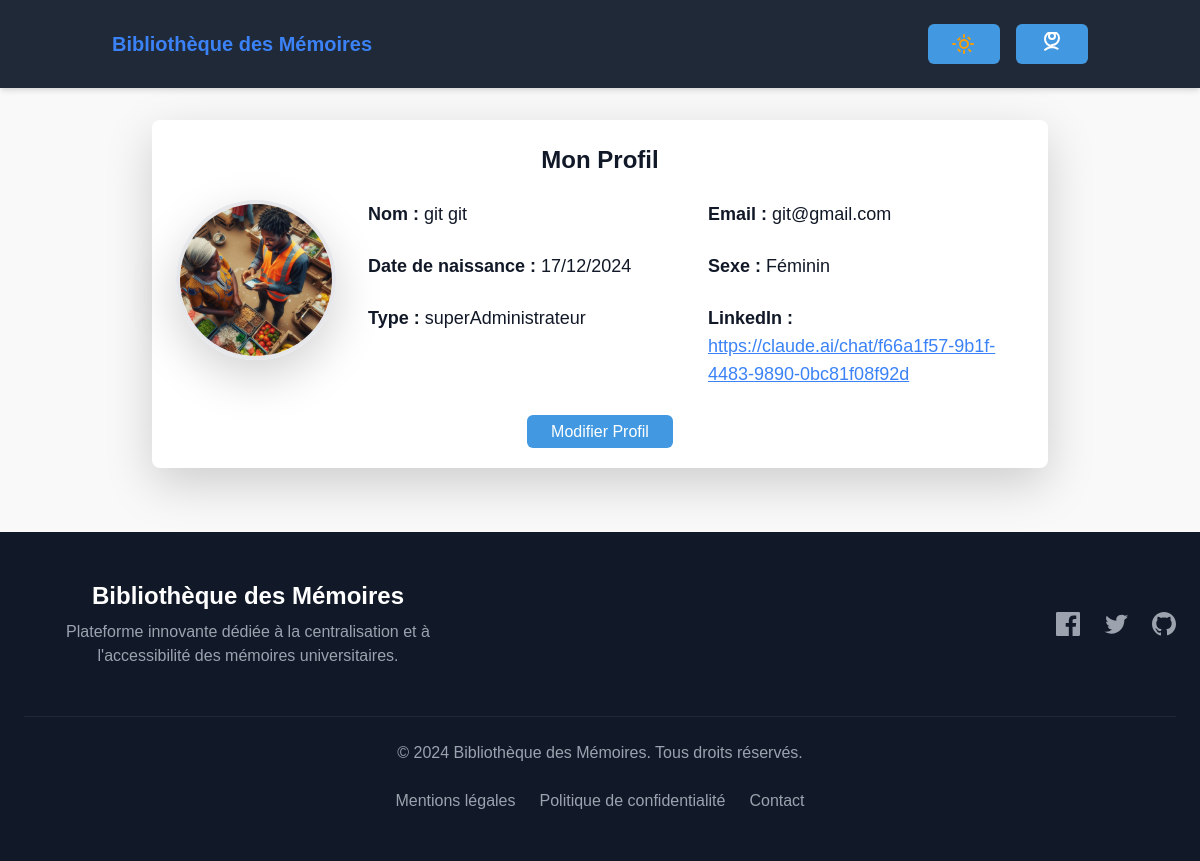
The app's page /profil (signed in), older data.
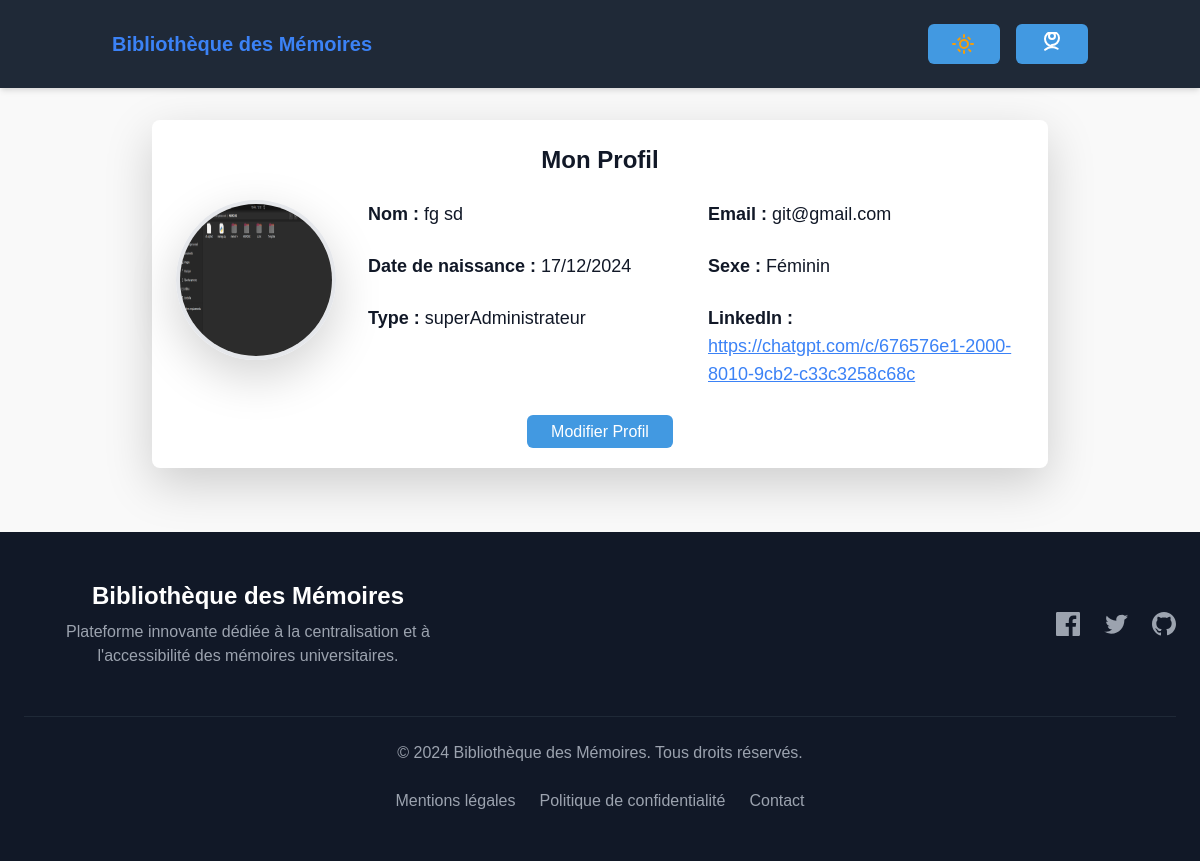
The same page, newer data.
### memoire/models.py (models this page shows, shortened)
class UserProfile(models.Model):
    SEXE_CHOICES = [
        ('M', 'Masculin'),
        ('F', 'Féminin'),
        ('A', 'Autre'),
    ]
    TYPE_CHOICES = [
        ('standard', 'Standard'),
        ('admin', 'Administrateur'),
        ('superadmin', 'superAdministrateur'),
    ]
    nom = models.CharField(max_length=100)
    prenom = models.CharField(max_length=100)
    birthday = models.DateField()
    sexe = models.CharField(max_length=1, choices=SEXE_CHOICES)
    email = models.EmailField(unique=True)
    type = models.CharField(max_length=10, choices=TYPE_CHOICES)
    realisation_linkedin = models.URLField(max_length=200, blank=True, null=True)
    photo_profil = models.ImageField(upload_to='photos_profil/', blank=True, null=True)
    password = models.CharField(max_length=128)

### memoire/views.py (the view)
# urls.py: path('profil',  profil,name="profil"),
def profil(request):
    try:
        idp=request.session['user_id']
        user = UserProfile.objects.get(id=idp)
    except:
        return redirect("logout")
    return render(request, 'profil.html', {'user': user})

### Template/profil.html
{% extends "base.html" %}
{% block content %}
<div class="p-6 bg-white dark:bg-gray-800 text-gray-900 dark:text-gray-100 rounded-lg shadow-lg transition max-w-4xl mx-auto mt-8">
    <h2 class="text-2xl font-bold mb-6 text-center">Mon Profil</h2>
    <div class="flex flex-col md:flex-row items-center md:items-start space-y-6 md:space-y-0 md:space-x-8">
        {% if user.photo_profil %}
        <div class="flex-shrink-0">
            <img src="{{ user.photo_profil.url }}" alt="Avatar"
                 class="w-32 h-32 md:w-40 md:h-40 rounded-full border-4 border-gray-200 dark:border-gray-700 shadow-lg">
        </div>
            {% endif %}
        <div class="flex-grow">
            <div class="grid grid-cols-1 sm:grid-cols-2 gap-4">
                <div>
                    <p class="text-lg font-medium"><strong>Nom :</strong> {{ user.nom }} {{ user.prenom }}</p>
                </div>
                <div>
                    <p class="text-lg font-medium"><strong>Email :</strong> {{ user.email }}</p>
                </div>
                <div>
                    <p class="text-lg font-medium"><strong>Date de naissance :</strong> {{ user.birthday|date:"d/m/Y" }}</p>
                </div>
                <div>
                    <p class="text-lg font-medium"><strong>Sexe :</strong> {{ user.get_sexe_display }}</p>
                </div>
                <div>
                    <p class="text-lg font-medium"><strong>Type :</strong> {{ user.get_type_display }}</p>
                </div>
                <div>
                    <p class="text-lg font-medium"><strong>LinkedIn :</strong>
                        <a href="{{ user.realisation_linkedin }}" target="_blank" class="text-blue-500 underline">
                            {{ user.realisation_linkedin }}
                        </a>
                    </p>
                </div>
            </div>
        </div>
    </div>
    <div class="mt-8 text-center">
        <a href="{% url 'edit_profile' %}"
           class="btn-primary px-6 py-2 rounded-md bg-blue-500 text-white hover:bg-blue-600 transition">
            Modifier Profil
        </a>
    </div>
</div>
{% endblock content %}

### Template/base.html (shortened to what this page needs)
{% load static %}
<!DOCTYPE html>
<html lang="fr" class="scroll-smooth">
<head>
    <link href="https://cdn.jsdelivr.net/npm/bootstrap@5.2.3/dist/css/bootstrap.min.css" rel="stylesheet">
    <link rel="stylesheet" href="https://cdn.jsdelivr.net/npm/bootstrap@5.3.0-alpha1/dist/css/bootstrap.min.css">
    <link href="https://cdn.jsdelivr.net/npm/bootstrap@5.3.0/dist/css/bootstrap.min.css" rel="stylesheet">
    <link href="https://cdn.jsdelivr.net/npm/tailwindcss@2.2.19/dist/tailwind.min.css" rel="stylesheet">
    <link rel="stylesheet" href="https://cdn.datatables.net/1.11.5/css/jquery.dataTables.min.css">
    <link rel="stylesheet" href="https://cdnjs.cloudflare.com/ajax/libs/font-awesome/6.0.0-beta3/css/all.min.css">
</head>
<body x-data="{ loading: true, darkMode: localStorage.getItem('darkMode') === 'true' }" :class="{ 'dark': darkMode }" x-init="window.onload = () => loading = false">
    <header class="bg-gray-800 dark:bg-gray-900 text-white shadow-md">
        <div class="container mx-auto px-4 py-4 flex justify-between items-center">
            <h1 class="text-xl font-bold text-blue-500 dark:text-teal-400">Bibliothèque des Mémoires</h1>
            <div class="flex items-center space-x-4">
                <button @click="darkMode = !darkMode" class="btn-primary px-4 py-2 rounded-md flex items-center">
                </button>
                {% block account %}
<div class="relative" x-data="{ accountMenu: false }">
    <button @click="accountMenu = !accountMenu"
            class="btn-primary px-4 py-2 rounded-md flex items-center space-x-2">
    </button>
</div>
{% endblock account %}
    </header>
{% block content %}
    {% endblock content %}
    <footer class="bg-gray-900 py-12 mt-16">
        <div class="container mx-auto px-4 max-w-7xl">
            <div class="flex flex-col lg:flex-row items-center justify-between space-y-8 lg:space-y-0 lg:space-x-8">
                <div class="text-center lg:text-left">
                    <h3 class="text-2xl font-bold text-white mb-2">Bibliothèque des Mémoires</h3>
                    <p class="text-gray-400 max-w-md">
                        Plateforme innovante dédiée à la centralisation et à l'accessibilité des mémoires universitaires.
                    </p>
                </div>
                <div class="flex justify-center space-x-6">
                    <a href="#" class="text-gray-400 hover:text-white transition-colors">
                    </a>
                    <a href="#" class="text-gray-400 hover:text-white transition-colors">
                    </a>
                    <a href="#" class="text-gray-400 hover:text-white transition-colors">
                    </a>
                </div>
            </div>
            <div class="mt-12 border-t border-gray-800 pt-6 text-center">
                <p class="text-gray-400 mb-4">
                    © 2024 Bibliothèque des Mémoires. Tous droits réservés.
                </p>
                <div class="flex justify-center space-x-6">
                    <a href="#" class="text-gray-400 hover:text-white transition-colors">Mentions légales</a>
                    <a href="#" class="text-gray-400 hover:text-white transition-colors">Politique de confidentialité</a>
                    <a href="#" class="text-gray-400 hover:text-white transition-colors">Contact</a>
                </div>
            </div>
        </div>
    </footer>
</body>
</html>

### Template/base.html (style rules this page uses)
:root { --bg-primary-light: #f9fafb; --bg-secondary-light: #ffffff; --text-primary-light: #1a202c; --text-secondary-light: #4a5568; --accent-primary-light: #4299e1; --bg-primary-dark: #0a192f; --bg-secondary-dark: #112240; --text-primary-dark: #e6f1ff; --text-secondary-dark: #8892b0; --accent-primary-dark: #64ffda; }
body { background-color: #f4f6f9; }
body { font-family: 'Space Grotesk', sans-serif; background-color: var(--bg-primary-light); color: var(--text-primary-light); transition: all 0.3s ease-in-out; }
.btn-primary { background-color: var(--accent-primary-light); color: var(--bg-secondary-light); }
body { font-family: Arial, sans-serif; background-color: #f9f9f9; }

Row changes from the older to the newer data that the page shows:
changed UserProfile "git@gmail.com": photo_profil: a different picture; nom "git" → "fg"; prenom "git" → "sd"; realisation_linkedin "https://claude.ai/chat/f66a1f57-9b1f-4483-9890-0bc81f08f92d" → "https://chatgpt.com/c/676576e1-2000-8010-9cb2-c33c3258c68c"
